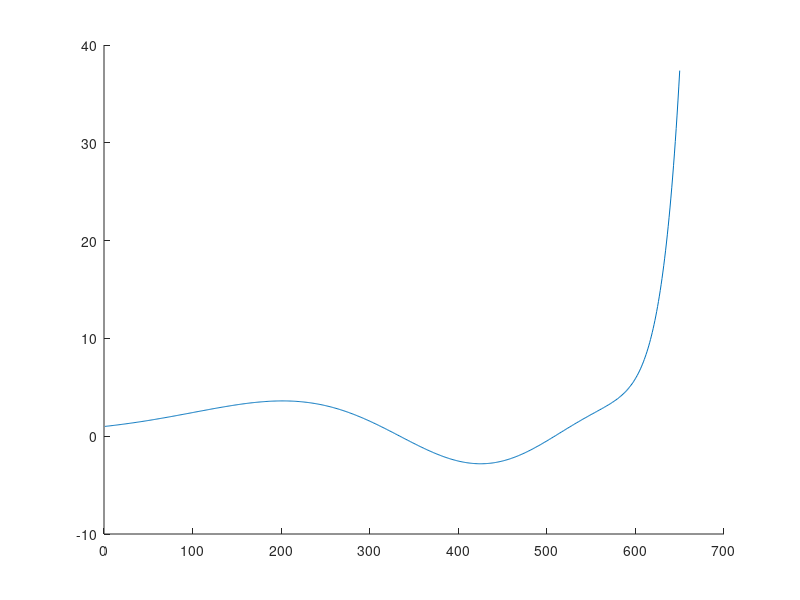
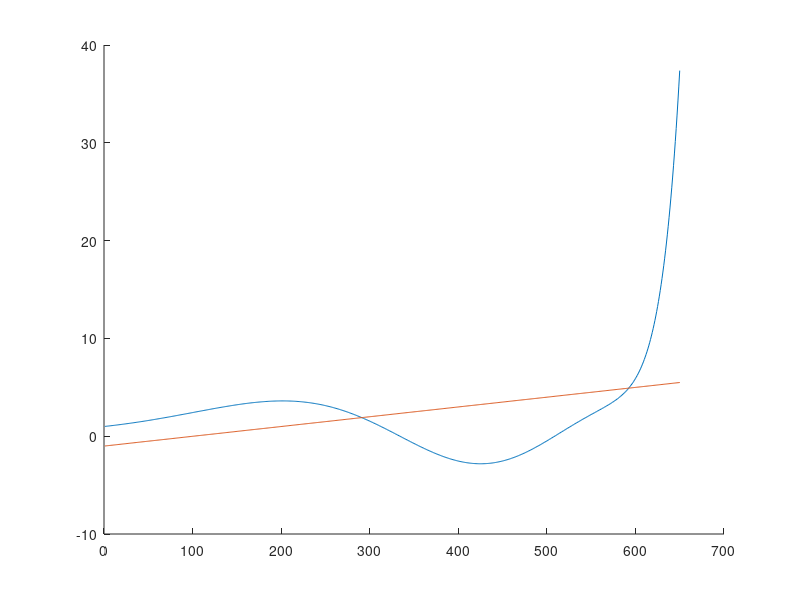

Write the MATLAB code that produced these figures, in order.
A = 0;
B = 1;
C = -1;
a = zeros(30, 1);

a(1) = 0; # a_{-2}
a(2) = 0; # a_{-1}
a(3) = 1; # a_0
a(4) = 1; # a_1

a0 = a(3);
a1 = a(4);

for k = (2:28)
    akminus2 = a(k + 1);
    akminus3 = a(k);
    akminus4 = a(k - 1);
    ak = -1 / (k * (k-1))  * (A * akminus4 + B * akminus3 + C * akminus2);
    a(k + 3) = ak;
endfor

save ak.dat a

xmax = 10;
scale = 100;
maxplot = 6.5;

limit = round(maxplot * scale);

y = zeros(scale * xmax, 1);
p = zeros(scale * xmax, 1);
for x = (0:1 / scale:xmax)
    point = a0 + a1 * x;
    summe = 0;
    for k = (2:30)
        akminus2 = a(k + 1);
        akminus3 = a(k);
        akminus4 = a(k - 1);
        point -= 1 / (k * (k - 1)) * (A * akminus4 + B * akminus3 + C * akminus2) * x.^k;
    endfor
    p(round(x * scale) + 1) = A * x^2 + B * x + C;
    y(round(x * scale) + 1) = point;
endfor

save y.dat y

y = y(1:limit);
p = p(1:limit);

set (0, "defaultaxesfontname", "Helvetica") % this is the line to add BEFORE plotting
hold on;
plot(y);
print -djpg welle.jpg;

plot(p);
print -djpg parabel.jpg;